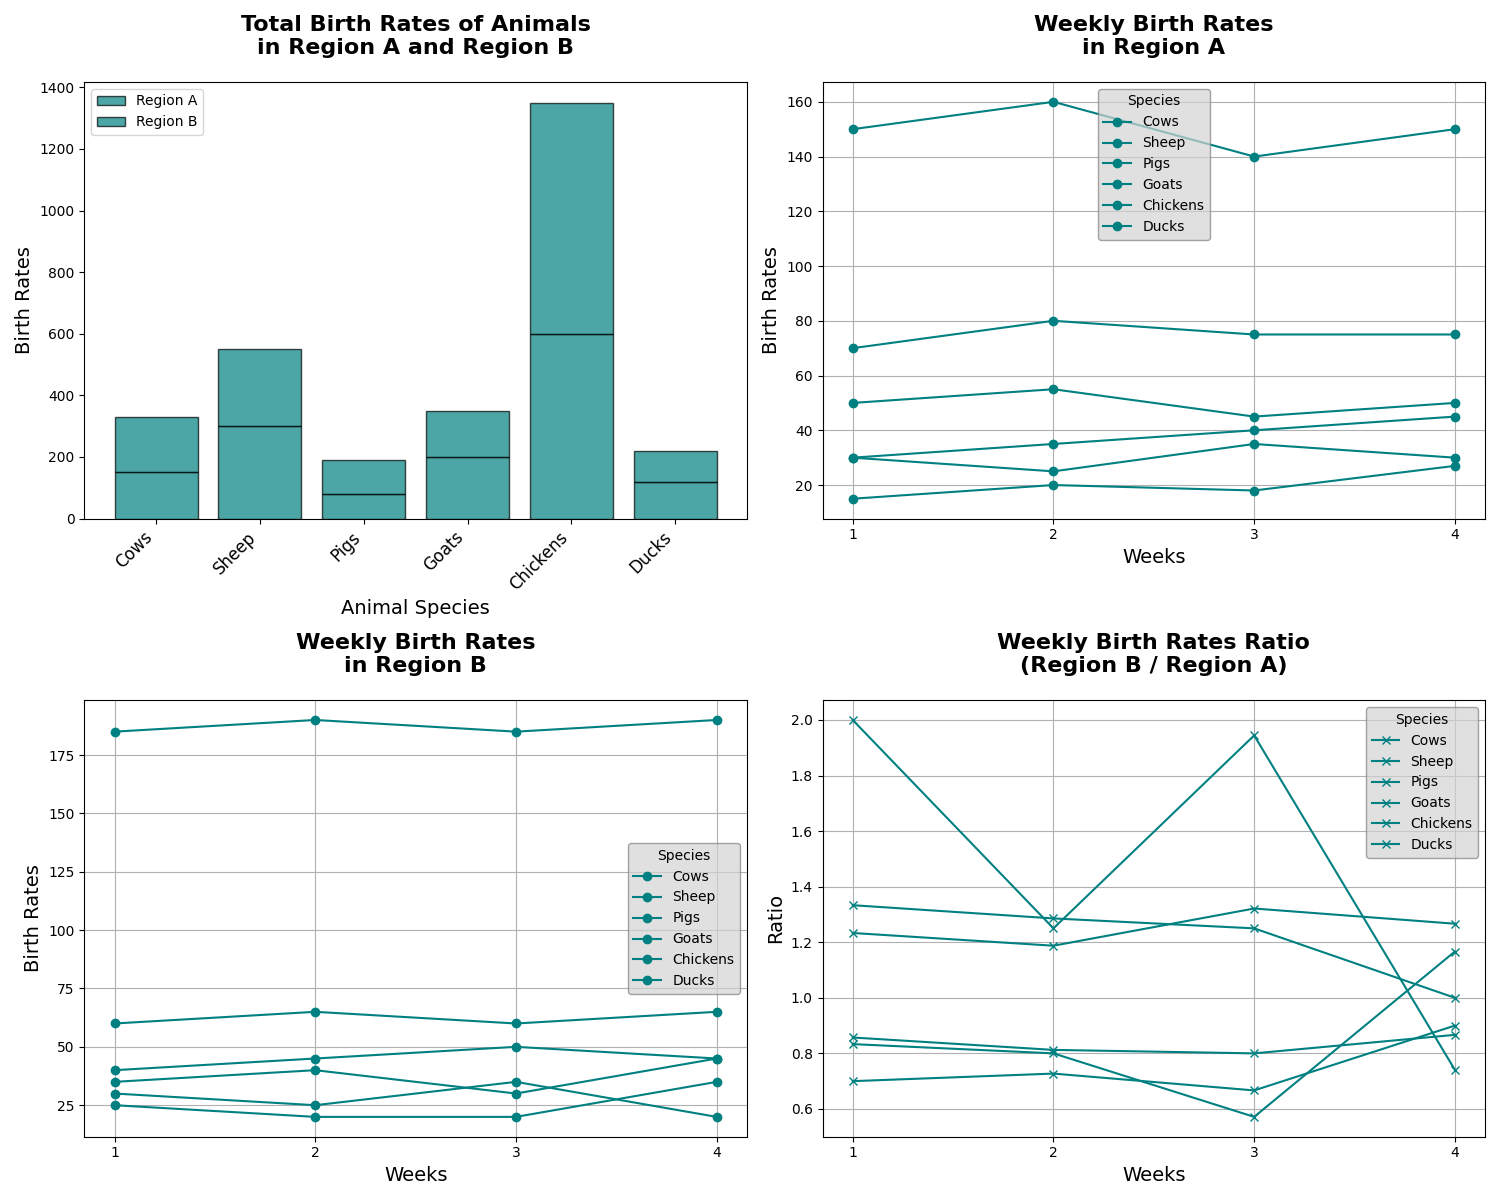

The Python source for this figure:
import matplotlib.pyplot as plt
import numpy as np

# Define the species and data points for birth rates
species = ['Cows', 'Sheep', 'Pigs', 'Goats', 'Chickens', 'Ducks']
birth_rates_region_A = np.array([150, 300, 80, 200, 600, 120])
birth_rates_region_B = np.array([180, 250, 110, 150, 750, 100])

# Create weekly birth rates data (simplified for illustration)
weeks = np.arange(1, 5)

weekly_birth_rates_region_A = np.array([
    [30, 70, 15, 50, 150, 30],  # Week 1
    [35, 80, 20, 55, 160, 25],  # Week 2
    [40, 75, 18, 45, 140, 35],  # Week 3
    [45, 75, 27, 50, 150, 30]   # Week 4
])

weekly_birth_rates_region_B = np.array([
    [40, 60, 30, 35, 185, 25],  # Week 1
    [45, 65, 25, 40, 190, 20],  # Week 2
    [50, 60, 35, 30, 185, 20],  # Week 3
    [45, 65, 20, 45, 190, 35]   # Week 4
])

# Setup figure and axis
fig, axs = plt.subplots(2, 2, figsize=(15, 12))

# Define a single color for all data groups
single_color = 'teal'

# Overall birth rates in Region A and B
axs[0, 0].bar(species, birth_rates_region_A, color=single_color, edgecolor='black', alpha=0.7, label='Region A')
axs[0, 0].bar(species, birth_rates_region_B, color=single_color, edgecolor='black', alpha=0.7, label='Region B', bottom=birth_rates_region_A)
axs[0, 0].set_title('Total Birth Rates of Animals\nin Region A and Region B', fontsize=16, fontweight='bold', pad=20)
axs[0, 0].set_xlabel('Animal Species', fontsize=14)
axs[0, 0].set_ylabel('Birth Rates', fontsize=14)
axs[0, 0].legend(loc='upper left')
axs[0, 0].set_xticks(np.arange(len(species)))
axs[0, 0].set_xticklabels(species, rotation=45, ha='right', fontsize=12)

# Weekly birth rates in Region A
for i in range(len(species)):
    axs[0, 1].plot(weeks, weekly_birth_rates_region_A[:, i], marker='o', color=single_color, label=species[i])
axs[0, 1].set_title('Weekly Birth Rates\nin Region A', fontsize=16, fontweight='bold', pad=20)
axs[0, 1].set_xlabel('Weeks', fontsize=14)
axs[0, 1].set_ylabel('Birth Rates', fontsize=14)
axs[0, 1].legend(title='Species', fontsize=10, edgecolor='gray', facecolor='lightgrey', framealpha=0.7)
axs[0, 1].set_xticks(weeks)
axs[0, 1].grid(True)

# Weekly birth rates in Region B
for i in range(len(species)):
    axs[1, 0].plot(weeks, weekly_birth_rates_region_B[:, i], marker='o', color=single_color, label=species[i])
axs[1, 0].set_title('Weekly Birth Rates\nin Region B', fontsize=16, fontweight='bold', pad=20)
axs[1, 0].set_xlabel('Weeks', fontsize=14)
axs[1, 0].set_ylabel('Birth Rates', fontsize=14)
axs[1, 0].legend(title='Species', fontsize=10, edgecolor='gray', facecolor='lightgrey', framealpha=0.7)
axs[1, 0].set_xticks(weeks)
axs[1, 0].grid(True)

# Comparison of weekly birth rates ratio (Region B / Region A)
weekly_birth_rate_ratio = weekly_birth_rates_region_B / (weekly_birth_rates_region_A + 1e-6)  # Avoid division by zero
for i in range(len(species)):
    axs[1, 1].plot(weeks, weekly_birth_rate_ratio[:, i], marker='x', color=single_color, label=species[i])
axs[1, 1].set_title('Weekly Birth Rates Ratio\n(Region B / Region A)', fontsize=16, fontweight='bold', pad=20)
axs[1, 1].set_xlabel('Weeks', fontsize=14)
axs[1, 1].set_ylabel('Ratio', fontsize=14)
axs[1, 1].legend(title='Species', fontsize=10, edgecolor='gray', facecolor='lightgrey', framealpha=0.7)
axs[1, 1].set_xticks(weeks)
axs[1, 1].grid(True)

# Layout adjustment
plt.tight_layout()

# Display the plot
plt.show()
